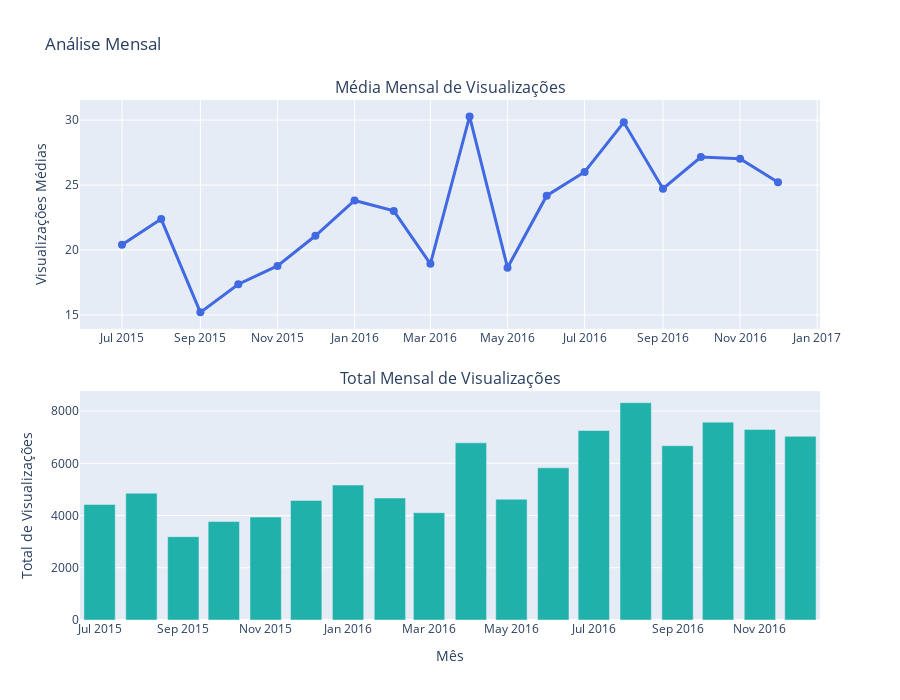

Here is the notebook cell this chart was saved with:
### Code cell
# Análise de sazonalidade mensal
monthly_pattern = df_melted.groupby(['Year', 'Month'])['Views'].agg(['mean', 'sum']).reset_index()
monthly_pattern['Date'] = pd.to_datetime(monthly_pattern[['Year', 'Month']].assign(day=1))

fig = make_subplots(
    rows=2, cols=1,
    subplot_titles=('Média Mensal de Visualizações', 'Total Mensal de Visualizações'),
    vertical_spacing=0.12
)

fig.add_trace(
    go.Scatter(x=monthly_pattern['Date'], y=monthly_pattern['mean'],
              mode='lines+markers', name='Média Mensal',
              line=dict(color='royalblue', width=3),
              marker=dict(size=8)),
    row=1, col=1
)

fig.add_trace(
    go.Bar(x=monthly_pattern['Date'], y=monthly_pattern['sum'],
           name='Total Mensal', marker_color='lightseagreen'),
    row=2, col=1
)

fig.update_xaxes(title_text="Mês", row=2, col=1)
fig.update_yaxes(title_text="Visualizações Médias", row=1, col=1)
fig.update_yaxes(title_text="Total de Visualizações", row=2, col=1)

fig.update_layout(height=700, showlegend=False, title_text="Análise Mensal")
fig.show()

print("\nEstatísticas mensais:")
print(monthly_pattern[['Month', 'mean', 'sum']])

### Figure 1 — Plotly figure (JSON) as saved in the notebook; plotly's stock layout.template omitted (floating-point values rounded to 4 significant figures)
{"data": [{"line": {"color": "royalblue", "width": 3}, "marker": {"size": 8}, "mode": "lines+markers", "name": "Média Mensal", "type": "scatter", "x": ["2015-07-01T00:00:00.000000000", "2015-08-01T00:00:00.000000000", "2015-09-01T00:00:00.000000000", "2015-10-01T00:00:00.000000000", "2015-11-01T00:00:00.000000000", "2015-12-01T00:00:00.000000000", "2016-01-01T00:00:00.000000000", "2016-02-01T00:00:00.000000000", "2016-03-01T00:00:00.000000000", "2016-04-01T00:00:00.000000000", "2016-05-01T00:00:00.000000000", "2016-06-01T00:00:00.000000000", "2016-07-01T00:00:00.000000000", "2016-08-01T00:00:00.000000000", "2016-09-01T00:00:00.000000000", "2016-10-01T00:00:00.000000000", "2016-11-01T00:00:00.000000000", "2016-12-01T00:00:00.000000000"], "xaxis": "x", "y": [20.4, 22.38, 15.2, 17.37, 18.78, 21.1, 23.81, 23.01, 18.94, 30.28, 18.64, 24.18, 26.01, 29.83, 24.72, 27.15, 27.03, 25.21], "yaxis": "y"}, {"marker": {"color": "lightseagreen"}, "name": "Total Mensal", "type": "bar", "x": ["2015-07-01T00:00:00.000000000", "2015-08-01T00:00:00.000000000", "2015-09-01T00:00:00.000000000", "2015-10-01T00:00:00.000000000", "2015-11-01T00:00:00.000000000", "2015-12-01T00:00:00.000000000", "2016-01-01T00:00:00.000000000", "2016-02-01T00:00:00.000000000", "2016-03-01T00:00:00.000000000", "2016-04-01T00:00:00.000000000", "2016-05-01T00:00:00.000000000", "2016-06-01T00:00:00.000000000", "2016-07-01T00:00:00.000000000", "2016-08-01T00:00:00.000000000", "2016-09-01T00:00:00.000000000", "2016-10-01T00:00:00.000000000", "2016-11-01T00:00:00.000000000", "2016-12-01T00:00:00.000000000"], "xaxis": "x2", "y": [4426.0, 4857.0, 3192.0, 3769.0, 3943.0, 4578.0, 5167.0, 4671.0, 4109.0, 6783.0, 4623.0, 5828.0, 7256.0, 8323.0, 6675.0, 7575.0, 7298.0, 7034.0], "yaxis": "y2"}], "layout": {"annotations": [{"font": {"size": 16}, "showarrow": false, "text": "Média Mensal de Visualizações", "x": 0.5, "xanchor": "center", "xref": "paper", "y": 1, "yanchor": "bottom", "yref": "paper"}, {"font": {"size": 16}, "showarrow": false, "text": "Total Mensal de Visualizações", "x": 0.5, "xanchor": "center", "xref": "paper", "y": 0.44, "yanchor": "bottom", "yref": "paper"}], "height": 700, "showlegend": false, "title": {"text": "Análise Mensal"}, "xaxis": {"anchor": "y", "domain": [0, 1]}, "xaxis2": {"anchor": "y2", "domain": [0, 1], "title": {"text": "Mês"}}, "yaxis": {"anchor": "x", "domain": [0.56, 1], "title": {"text": "Visualizações Médias"}}, "yaxis2": {"anchor": "x2", "domain": [0, 0.44], "title": {"text": "Total de Visualizações"}}}}
